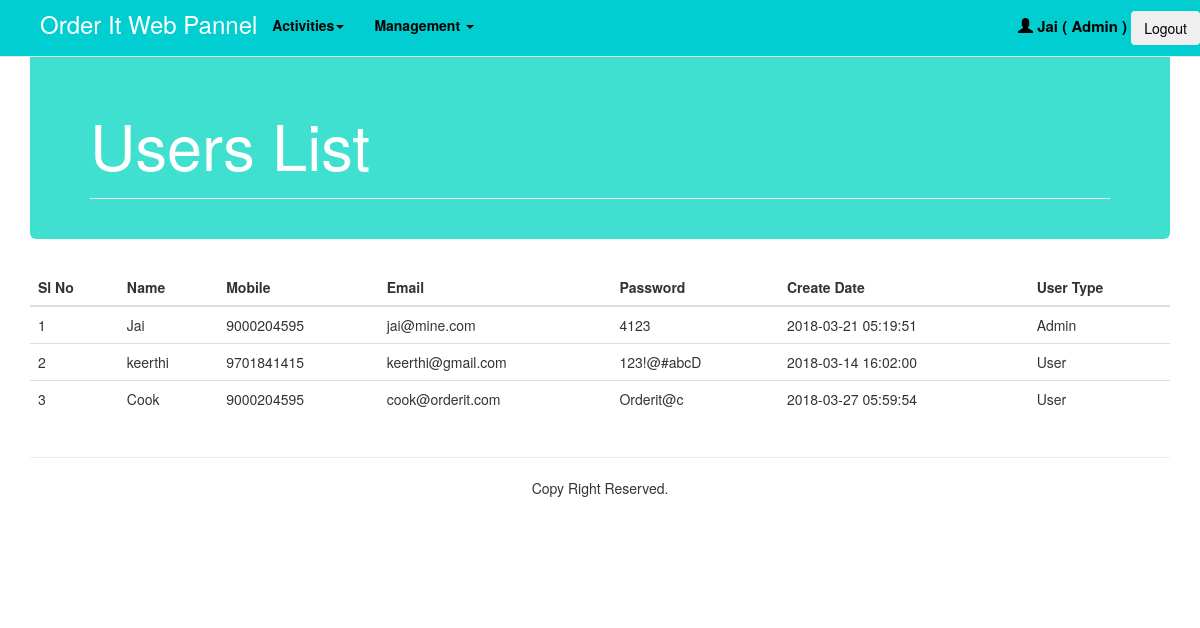
Screenshot of /admin_php_webapp/UserList.php (signed in) with the database file from the repository.
### tables this page shows
CREATE TABLE `users` (
  `slno` int(11) NOT NULL,
  `user_name` varchar(30) NOT NULL,
  `mobile` bigint(11) NOT NULL,
  `email` varchar(30) NOT NULL,
  `password` varchar(30) NOT NULL,
  `create_date` timestamp NOT NULL DEFAULT current_timestamp() ON UPDATE current_timestamp(),
  `user_type` varchar(20) NOT NULL,
  `isdelete` tinyint(1) NOT NULL
);

### admin_php_webapp/UserList.php (the view, shortened to what this page needs)
<?php include('DBConnection.php') ?>
<!DOCTYPE html>
<html>
   <head>
      <link href="css/bootstrap.min.css" rel="stylesheet">
      <link rel="stylesheet" type="text/css" href="styles.css">
      <link rel="stylesheet" type="text/css" href="./css/animate.css">
   </head>
   <body>
      <div class="container body-height">
         <?php include_once('header.php'); ?>
         <div class="jumbotron" style="background-image: url('img/fade.jpg');">
            <div class="page-header">
               <div class="row">
                  <div class="col-sm-9">
                     <h1 style="color: #FFFFFF">Users List</h1>
                  </div>
               </div>
            </div>
         </div>
         <div class="row">
            <div class="col-xs-12">
               <table class="table table-hover">
                  <thead>
                     <tr>
                        <th>Sl No</th><th>Name</th><th>Mobile</th><th>Email</th><th>Password</th><th>Create Date</th><th>User Type</th>
                     </tr>
                  </thead>
                  <tbody>
                     <?php
                     $i = 1;
                     $result = getUsers();
                     while($row =mysqli_fetch_assoc($result)) {
                     echo
                     "
                     <tr>
                        <td>".$i++."</td>
                        <td>{$row['user_name']}</td>
                        <td>{$row['mobile']}</td>
                        <td>{$row['email']}</td>
                        <td>{$row['password']}</td>
                        <td>{$row['create_date']}</td>
                        <td>{$row['user_type']}</td>
                                 </tr>";
                        }
                        ?>
                  </tbody>
               </table>
            </div>
         </div>
         <?php include('footer.php');?>
      </body>
   </html>

### admin_php_webapp/styles.css (style rules this page uses)
.jumbotron { padding: 20px; padding-top: 50px; }
.body-height { min-height: 600px; }

### rows the page displays
users: user_name "Jai", mobile "9000204595", email "jai@mine.com", password "4123", create_date "2018-03-21 05:19:51", user_type "Admin"
users: user_name "keerthi", mobile "9701841415", email "keerthi@gmail.com", password "123!@#abcD", create_date "2018-03-14 16:02:00", user_type "User"
users: user_name "Cook", mobile "9000204595", email "cook@orderit.com", password "Orderit@c", create_date "2018-03-27 05:59:54", user_type "User"

### other values shown
$_SESSION['user_name'] "Jai"
$_SESSION['type'] "Admin"
